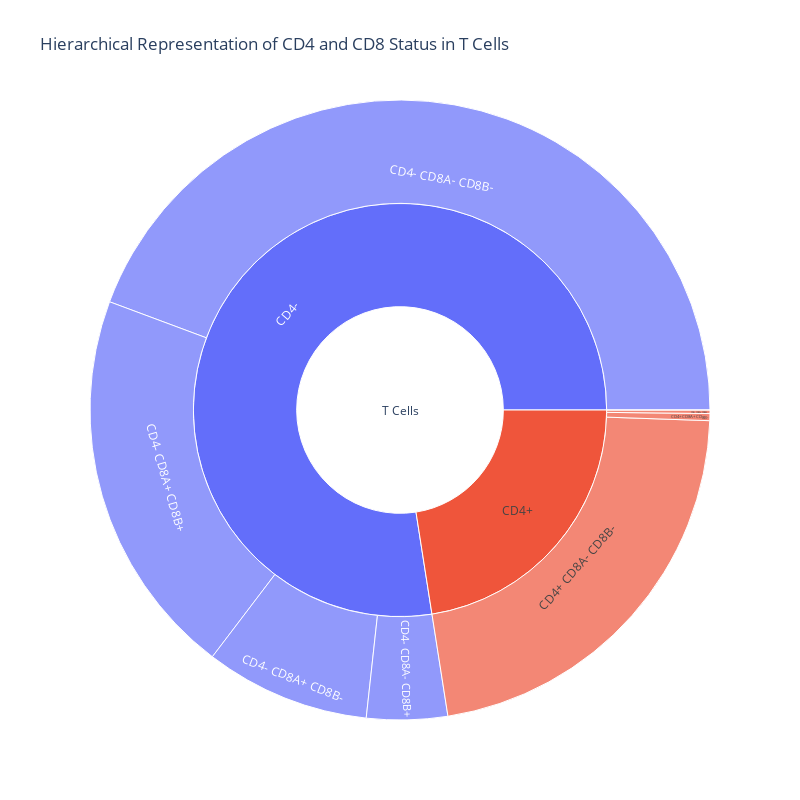

The cell this chart's notebook holds for it:
### Code cell
import plotly.graph_objects as go

# Example data for a sunburst chart
labels = ['T Cells', 'CD4+', 'CD4-', 
          'CD4+ CD8A+ CD8B+', 'CD4+ CD8A+ CD8B-', 'CD4+ CD8A- CD8B+', 'CD4+ CD8A- CD8B-', 
          'CD4- CD8A+ CD8B+', 'CD4- CD8A+ CD8B-', 'CD4- CD8A- CD8B+', 'CD4- CD8A- CD8B-']
parents = ['', 'T Cells', 'T Cells', 
           'CD4+', 'CD4+', 'CD4+', 'CD4+', 
           'CD4-', 'CD4-', 'CD4-', 'CD4-']
values = [546, 123, 423, 1, 2, 0, 120, 111, 47, 23, 242]

# Create sunburst chart
fig = go.Figure(go.Sunburst(
    labels=labels,
    parents=parents,
    values=values,
    branchvalues="total"
))

# Update layout for larger figure size
fig.update_layout(
    title='Hierarchical Representation of CD4 and CD8 Status in T Cells',
    width=800,  # Adjust the width
    height=800  # Adjust the height
)

fig.show()

### Figure 1 — Plotly figure (JSON) as saved in the notebook; plotly's stock layout.template omitted (floating-point values rounded to 4 significant figures)
{"data": [{"branchvalues": "total", "labels": ["T Cells", "CD4+", "CD4-", "CD4+ CD8A+ CD8B+", "CD4+ CD8A+ CD8B-", "CD4+ CD8A- CD8B+", "CD4+ CD8A- CD8B-", "CD4- CD8A+ CD8B+", "CD4- CD8A+ CD8B-", "CD4- CD8A- CD8B+", "CD4- CD8A- CD8B-"], "parents": ["", "T Cells", "T Cells", "CD4+", "CD4+", "CD4+", "CD4+", "CD4-", "CD4-", "CD4-", "CD4-"], "type": "sunburst", "values": [546, 123, 423, 1, 2, 0, 120, 111, 47, 23, 242]}], "layout": {"height": 800, "title": {"text": "Hierarchical Representation of CD4 and CD8 Status in T Cells"}, "width": 800}}
